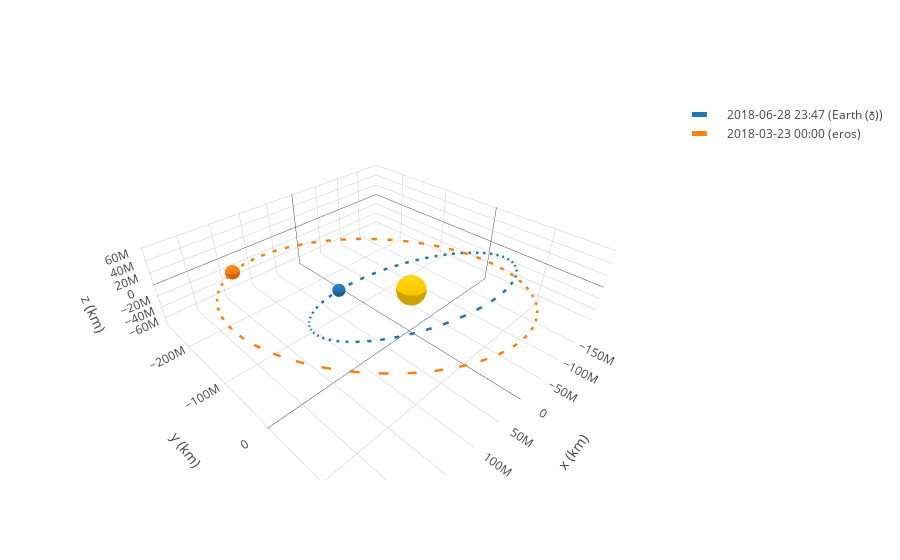

The code cell stored with this chart in its notebook:
### Code cell
frame = OrbitPlotter3D()

frame.plot(Orbit.from_body_ephem(Earth), label=Earth)
frame.plot(eros, label='eros')

frame.show()
